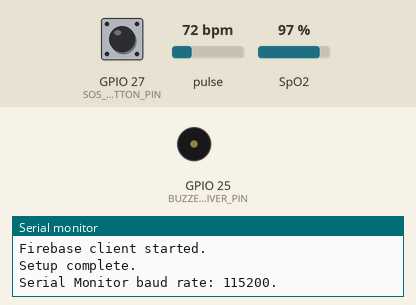
A sketch run on a simulated ESP32. Parts: buzzer (waves = sounding, pin HIGH), the last lines printed to the serial monitor. Inputs (shaded band) come from the test bench; at power-on: GPIO 27 (SOS_BUTTON_PIN) HIGH, pulse 72 bpm, SpO2 97 %. WiFi joins after 1.5 s; servers stay silent unless stated; the local clock reads 2024-03-15 10:24:30 at power-on unless the sketch sets it; not simulated (calls return 0 or success): secrets.h.

Above: at 3.7 s.
3.8 s: GPIO 27 (SOS_BUTTON_PIN) pulled LOW for 0.15 s
At 4.6 s:
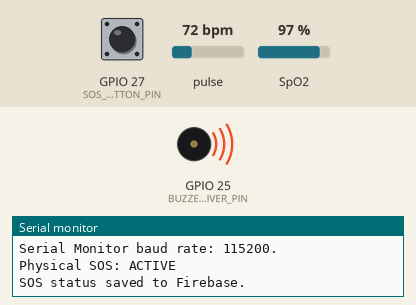
11.2 s: GPIO 27 (SOS_BUTTON_PIN) driven LOW
At 20.2 s:
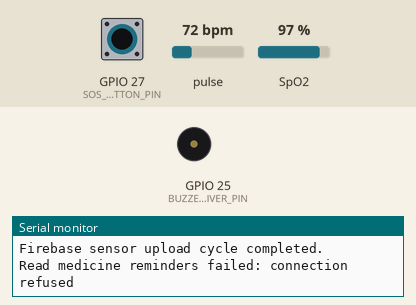
Timing chart, 0 to 21.7 s (numbered marks = the images above; inputs shaded):
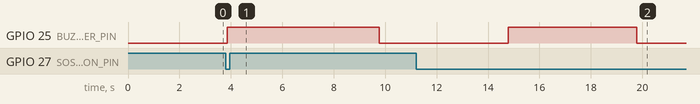

Measured:
- after the input at 3.8 s, GPIO 25 (BUZZER_DRIVER_PIN): LOW → HIGH after 0.06 s, → LOW 5.9 s later
- after the input at 11.2 s, GPIO 25 (BUZZER_DRIVER_PIN): LOW → HIGH after 3.6 s, → LOW 5.0 s later

The sketch:

PatientCare_ESP32.ino.ino
```cpp
/*
  PatientCare IoT - Main ESP32 DevKit

  Features:
  - MAX30102 heart-rate and SpO2 estimates
  - Firebase Realtime Database uploads
  - Physical SOS button on GPIO27
  - Medicine reminders from /medicineReminders
  - Physical buzzer driver control on GPIO25
  - Heart-rate and SpO2 reference-limit alert flags
  - India Standard Time (UTC+05:30)
  - Wi-Fi reconnection and Firebase error reporting

  Required libraries:
  1. Firebase ESP Client by Mobizt
  2. SparkFun MAX3010x Sensor Library

  IMPORTANT:
  GPIO25 is a driver-control signal, not a buzzer power output.
  This is not a medical diagnostic device.
*/

#include <WiFi.h>
#include <Wire.h>
#include <time.h>

#include <Firebase_ESP_Client.h>
#include <addons/TokenHelper.h>
#include <addons/RTDBHelper.h>

#include "MAX30105.h"
#include "spo2_algorithm.h"
#include "secrets.h"

// -----------------------------------------------------
// PIN CONFIGURATION
// -----------------------------------------------------

#define I2C_SDA_PIN       21
#define I2C_SCL_PIN       22
#define BUZZER_DRIVER_PIN 25
#define SOS_BUTTON_PIN    27

const int BUZZER_ON_LEVEL  = HIGH;
const int BUZZER_OFF_LEVEL = LOW;

// -----------------------------------------------------
// SENSOR AND ALERT SETTINGS
// -----------------------------------------------------

#define BUFFER_LENGTH 100

const uint32_t FINGER_IR_THRESHOLD = 50000UL;

const int HR_LOW_LIMIT = 50;
const int HR_HIGH_LIMIT = 120;
const int SPO2_LOW_LIMIT = 92;

// These are project reference thresholds, not
// clinical alarm settings or medical diagnoses.

// -----------------------------------------------------
// TIMING
// -----------------------------------------------------

const unsigned long UPLOAD_INTERVAL_MS = 5000UL;
const unsigned long REMINDER_CHECK_INTERVAL_MS = 10000UL;
const unsigned long BUTTON_DEBOUNCE_MS = 50UL;
const unsigned long BUZZER_DURATION_MS = 5000UL;
const unsigned long WIFI_RETRY_INTERVAL_MS = 10000UL;

// -----------------------------------------------------
// FIREBASE
// -----------------------------------------------------

FirebaseData fbdo;
FirebaseAuth auth;
FirebaseConfig config;

bool firebaseStarted = false;
bool sensorFound = false;

unsigned long lastUploadAttempt = 0;
unsigned long lastReminderCheck = 0;
unsigned long lastWiFiRetry = 0;

// -----------------------------------------------------
// MAX30102
// -----------------------------------------------------

MAX30105 particleSensor;

uint32_t irBuffer[BUFFER_LENGTH];
uint32_t redBuffer[BUFFER_LENGTH];

int32_t calculatedSpO2 = 0;
int32_t calculatedHR = 0;

int8_t validSpO2 = 0;
int8_t validHR = 0;

// -----------------------------------------------------
// BUZZER AND SOS STATE
// -----------------------------------------------------

bool buzzerIsOn = false;
unsigned long buzzerStartedAt = 0;

bool previousButtonReading = HIGH;
bool stableButtonState = HIGH;
unsigned long lastButtonChange = 0;

bool sosIsActive = false;

String lastFiredMinute = "";

// =====================================================
// BUZZER
// =====================================================

void startBuzzer() {
  digitalWrite(BUZZER_DRIVER_PIN, BUZZER_ON_LEVEL);
  buzzerStartedAt = millis();
  buzzerIsOn = true;
}

void updateBuzzer() {
  if (buzzerIsOn &&
      millis() - buzzerStartedAt >= BUZZER_DURATION_MS) {
    digitalWrite(BUZZER_DRIVER_PIN, BUZZER_OFF_LEVEL);
    buzzerIsOn = false;
  }
}

// =====================================================
// WIFI AND TIME
// =====================================================

void configureIndiaTime() {
  configTime(19800, 0, "pool.ntp.org", "time.google.com");
  Serial.println("India time synchronisation requested.");
}

void connectWiFi() {
  WiFi.mode(WIFI_STA);
  WiFi.begin(WIFI_SSID, WIFI_PASSWORD);

  Serial.print("Connecting to Wi-Fi...");

  unsigned long startAttempt = millis();

  while (WiFi.status() != WL_CONNECTED &&
         millis() - startAttempt < 20000UL) {
    Serial.print(".");
    delay(500);
  }

  if (WiFi.status() == WL_CONNECTED) {
    Serial.println("\nWi-Fi connected.");
    Serial.print("ESP32 IP address: ");
    Serial.println(WiFi.localIP());

    configureIndiaTime();
  } else {
    Serial.println("\nWi-Fi connection failed.");
    Serial.println("The ESP32 will retry.");
  }
}

void maintainWiFi() {
  if (WiFi.status() == WL_CONNECTED) {
    return;
  }

  if (millis() - lastWiFiRetry >= WIFI_RETRY_INTERVAL_MS) {
    lastWiFiRetry = millis();

    Serial.println("Wi-Fi disconnected; reconnecting...");
    WiFi.reconnect();
  }
}

// =====================================================
// FIREBASE
// =====================================================

void startFirebase() {
  if (WiFi.status() != WL_CONNECTED) {
    Serial.println("Firebase startup skipped: no Wi-Fi.");
    return;
  }

  config.api_key = FIREBASE_API_KEY;
  config.database_url = FIREBASE_DATABASE_URL;

  auth.user.email = FIREBASE_USER_EMAIL;
  auth.user.password = FIREBASE_USER_PASSWORD;

  config.token_status_callback = tokenStatusCallback;

  Firebase.reconnectWiFi(true);
  Firebase.begin(&config, &auth);

  firebaseStarted = true;
  Serial.println("Firebase client started.");
}

bool firebaseReady() {
  return firebaseStarted &&
         WiFi.status() == WL_CONNECTED &&
         Firebase.ready();
}

void reportFirebaseError(const char *operation) {
  Serial.print(operation);
  Serial.print(" failed: ");
  Serial.println(fbdo.errorReason());
}

bool writeBool(const char *path, bool value) {
  if (!Firebase.RTDB.setBool(&fbdo, path, value)) {
    reportFirebaseError(path);
    return false;
  }

  return true;
}

// =====================================================
// SENSOR INITIALISATION
// =====================================================

bool initialiseSensor() {
  Wire.begin(I2C_SDA_PIN, I2C_SCL_PIN);

  if (!particleSensor.begin(Wire, I2C_SPEED_FAST)) {
    Serial.println(
      "MAX30102 not found. Check SDA, SCL, power and GND."
    );
    return false;
  }

  particleSensor.setup(60, 4, 2, 100, 411, 4096);

  particleSensor.setPulseAmplitudeRed(0x1F);
  particleSensor.setPulseAmplitudeIR(0x1F);
  particleSensor.setPulseAmplitudeGreen(0);

  Serial.println("MAX30102 detected.");
  return true;
}

bool readOneSample(uint32_t &irValue, uint32_t &redValue) {
  unsigned long waitStart = millis();

  while (!particleSensor.available()) {
    particleSensor.check();

    if (millis() - waitStart >= 2000UL) {
      return false;
    }

    delay(1);
  }

  irValue = particleSensor.getIR();
  redValue = particleSensor.getRed();

  particleSensor.nextSample();
  return true;
}

// =====================================================
// READ AND CALCULATE SENSOR VALUES
// =====================================================

bool readSensorValues() {
  validHR = 0;
  validSpO2 = 0;

  if (!sensorFound) {
    return false;
  }

  for (int i = 0; i < BUFFER_LENGTH; i++) {
    if (!readOneSample(irBuffer[i], redBuffer[i])) {
      Serial.println("Sensor sample timeout.");
      return false;
    }
  }

  if (irBuffer[BUFFER_LENGTH - 1] < FINGER_IR_THRESHOLD) {
    Serial.println("No finger detected.");
    return false;
  }

  maxim_heart_rate_and_oxygen_saturation(
    irBuffer,
    BUFFER_LENGTH,
    redBuffer,
    &calculatedSpO2,
    &validSpO2,
    &calculatedHR,
    &validHR
  );

  if (validHR != 1 ||
      calculatedHR < 30 ||
      calculatedHR > 220) {
    validHR = 0;
  }

  if (validSpO2 != 1 ||
      calculatedSpO2 < 70 ||
      calculatedSpO2 > 100) {
    validSpO2 = 0;
  }

  if (validHR) {
    Serial.print("Heart rate estimate: ");
    Serial.print(calculatedHR);
    Serial.println(" BPM");
  } else {
    Serial.println("Heart-rate reading invalid.");
  }

  if (validSpO2) {
    Serial.print("SpO2 estimate: ");
    Serial.print(calculatedSpO2);
    Serial.println("%");
  } else {
    Serial.println("SpO2 reading invalid.");
  }

  return validHR || validSpO2;
}

// =====================================================
// UPLOAD SENSOR DATA AND ALERT FLAGS
// =====================================================

void uploadSensorData() {
  if (!firebaseReady()) {
    Serial.println("Firebase unavailable; upload skipped.");
    return;
  }

  if (validHR) {
    if (Firebase.RTDB.setInt(
          &fbdo, "/patient/heartRate", calculatedHR)) {

      bool outside =
        calculatedHR < HR_LOW_LIMIT ||
        calculatedHR > HR_HIGH_LIMIT;

      writeBool(
        "/patient/alerts/heartRateOutsideReference",
        outside
      );
    } else {
      reportFirebaseError("Upload heart rate");
    }
  }

  if (validSpO2) {
    if (Firebase.RTDB.setInt(
          &fbdo, "/patient/spo2", calculatedSpO2)) {

      bool below = calculatedSpO2 < SPO2_LOW_LIMIT;

      writeBool(
        "/patient/alerts/spo2BelowReference",
        below
      );
    } else {
      reportFirebaseError("Upload SpO2");
    }
  }

  bool bothValid = validHR && validSpO2;

  writeBool("/patient/sensorValid", bothValid);

  Serial.println("Firebase sensor upload cycle completed.");
}

// =====================================================
// PHYSICAL SOS BUTTON
// =====================================================

void handleSOSButton() {
  bool currentReading = digitalRead(SOS_BUTTON_PIN);

  if (currentReading != previousButtonReading) {
    lastButtonChange = millis();
    previousButtonReading = currentReading;
  }

  if (millis() - lastButtonChange < BUTTON_DEBOUNCE_MS) {
    return;
  }

  if (currentReading == stableButtonState) {
    return;
  }

  stableButtonState = currentReading;

  if (stableButtonState != LOW) {
    return;
  }

  sosIsActive = !sosIsActive;

  Serial.print("Physical SOS: ");
  Serial.println(sosIsActive ? "ACTIVE" : "INACTIVE");

  startBuzzer();

  if (!firebaseReady()) {
    Serial.println(
      "SOS status not uploaded: Firebase unavailable."
    );
    return;
  }

  bool statusSaved = writeBool(
    "/patient/sos/active",
    sosIsActive
  );

  time_t now = time(nullptr);
  int64_t timestampMs = 0;

  if (now > 1700000000) {
    timestampMs = (int64_t)now * 1000LL;
  }

  if (!Firebase.RTDB.setDouble(
        &fbdo,
        "/patient/sos/timestamp",
        (double)timestampMs)) {
    reportFirebaseError("Update SOS timestamp");
  }

  if (statusSaved) {
    Serial.println("SOS status saved to Firebase.");
  }
}

// =====================================================
// MEDICINE REMINDERS
//
// Firebase structure:
// medicineReminders
//   reminderId
//     name: "Medicine"
//     time: "HH:MM"
//
// Times must use 24-hour HH:MM format.
// =====================================================

void checkMedicineReminders() {
  if (!firebaseReady()) {
    return;
  }

  struct tm localTimeInfo;

  if (!getLocalTime(&localTimeInfo, 100)) {
    Serial.println("Network time not ready; reminders skipped.");
    return;
  }

  char dateText[11];
  char timeText[6];

  strftime(
    dateText, sizeof(dateText),
    "%Y-%m-%d", &localTimeInfo
  );

  strftime(
    timeText, sizeof(timeText),
    "%H:%M", &localTimeInfo
  );

  String currentTime = String(timeText);
  String currentMinute = String(dateText) + " " + currentTime;

  if (!Firebase.RTDB.getJSON(&fbdo, "/medicineReminders")) {
    reportFirebaseError("Read medicine reminders");
    return;
  }

  FirebaseJson &reminders = fbdo.jsonObject();
  size_t count = reminders.iteratorBegin();

  bool reminderDue = false;

  for (size_t i = 0; i < count; i++) {
    FirebaseJson::IteratorValue item = reminders.valueAt(i);

    // Correct FirebaseJson type check.
    // Do not use item.is<JsonObject>() here.
   if (String(item.type) != "object") {
      continue;
    }

    FirebaseJson reminder;
    reminder.setJsonData(item.value);

    FirebaseJsonData timeData;

    if (reminder.get(timeData, "time") && timeData.success) {
      String scheduledTime = timeData.stringValue;
      scheduledTime.trim();

      bool validFormat =
        scheduledTime.length() == 5 &&
        scheduledTime.charAt(2) == ':' &&
        isDigit(scheduledTime.charAt(0)) &&
        isDigit(scheduledTime.charAt(1)) &&
        isDigit(scheduledTime.charAt(3)) &&
        isDigit(scheduledTime.charAt(4));

      if (validFormat) {
        int hour =
          (scheduledTime.charAt(0) - '0') * 10 +
          (scheduledTime.charAt(1) - '0');

        int minute =
          (scheduledTime.charAt(3) - '0') * 10 +
          (scheduledTime.charAt(4) - '0');

        if (hour <= 23 &&
            minute <= 59 &&
            scheduledTime == currentTime) {
          reminderDue = true;
          break;
        }
      }
    }
  }

  reminders.iteratorEnd();

  if (reminderDue && currentMinute != lastFiredMinute) {
    lastFiredMinute = currentMinute;

    Serial.println("Medicine reminder due: buzzer ON.");
    startBuzzer();
  }
}

// =====================================================
// SETUP
// =====================================================

void setup() {
  Serial.begin(115200);
  delay(1000);

  pinMode(BUZZER_DRIVER_PIN, OUTPUT);
  digitalWrite(BUZZER_DRIVER_PIN, BUZZER_OFF_LEVEL);

  pinMode(SOS_BUTTON_PIN, INPUT_PULLUP);

  previousButtonReading = digitalRead(SOS_BUTTON_PIN);
  stableButtonState = previousButtonReading;
  lastButtonChange = millis();

  Serial.println();
  Serial.println("=== PatientCare IoT starting ===");

  sensorFound = initialiseSensor();

  connectWiFi();

  if (WiFi.status() == WL_CONNECTED) {
    startFirebase();
  }

  Serial.println("Setup complete.");
  Serial.println("Serial Monitor baud rate: 115200.");
}

// =====================================================
// MAIN LOOP
// =====================================================

void loop() {
  maintainWiFi();
  handleSOSButton();
  updateBuzzer();

  if (!firebaseStarted && WiFi.status() == WL_CONNECTED) {
    startFirebase();
  }

  if (millis() - lastReminderCheck >=
      REMINDER_CHECK_INTERVAL_MS) {
    lastReminderCheck = millis();
    checkMedicineReminders();
  }

  if (millis() - lastUploadAttempt >=
      UPLOAD_INTERVAL_MS) {
    lastUploadAttempt = millis();

    if (sensorFound) {
      readSensorValues();
    } else {
      validHR = 0;
      validSpO2 = 0;
    }

    uploadSensorData();
  }

  delay(5);
}
```
